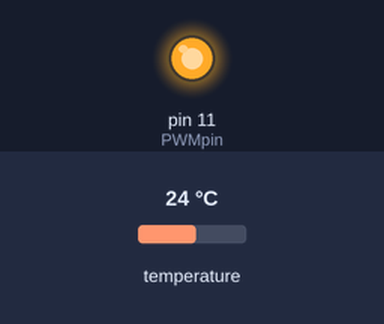
The sketch below on a simulated Arduino Uno, built with avr-gcc and run on an emulated ATmega328P. On the bench: output pins drawn as LEDs (lit = HIGH). The test bench sets the inputs (shaded band); at power-on: temperature 24 °C. What the sketch prints to the serial monitor is not drawn.

Above: at 0.1 s.
Timing chart, 0 to 1.6 s (numbered marks = the images above):
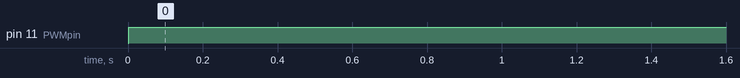

The sketch:

data_collector.ino
```cpp
#include <Wire.h>
#include <SPI.h>
#include <Adafruit_BMP280.h>

Adafruit_BMP280 bmp;

#define PWMpin 11

float pwm=0;

void setup() {
  Serial.begin(9600);
  while ( !Serial ) delay(100);
  unsigned status= bmp.begin(0x76);
}

void loop() {
    Serial.print(bmp.readTemperature());
    Serial.print('\t');
    Serial.println(pwm/255);
    pwm=255;
    analogWrite(PWMpin, pwm);
    delay(100);
}
```

Measured:
- by itself, pin 11 (PWMpin): LOW → HIGH at 0.00 s
